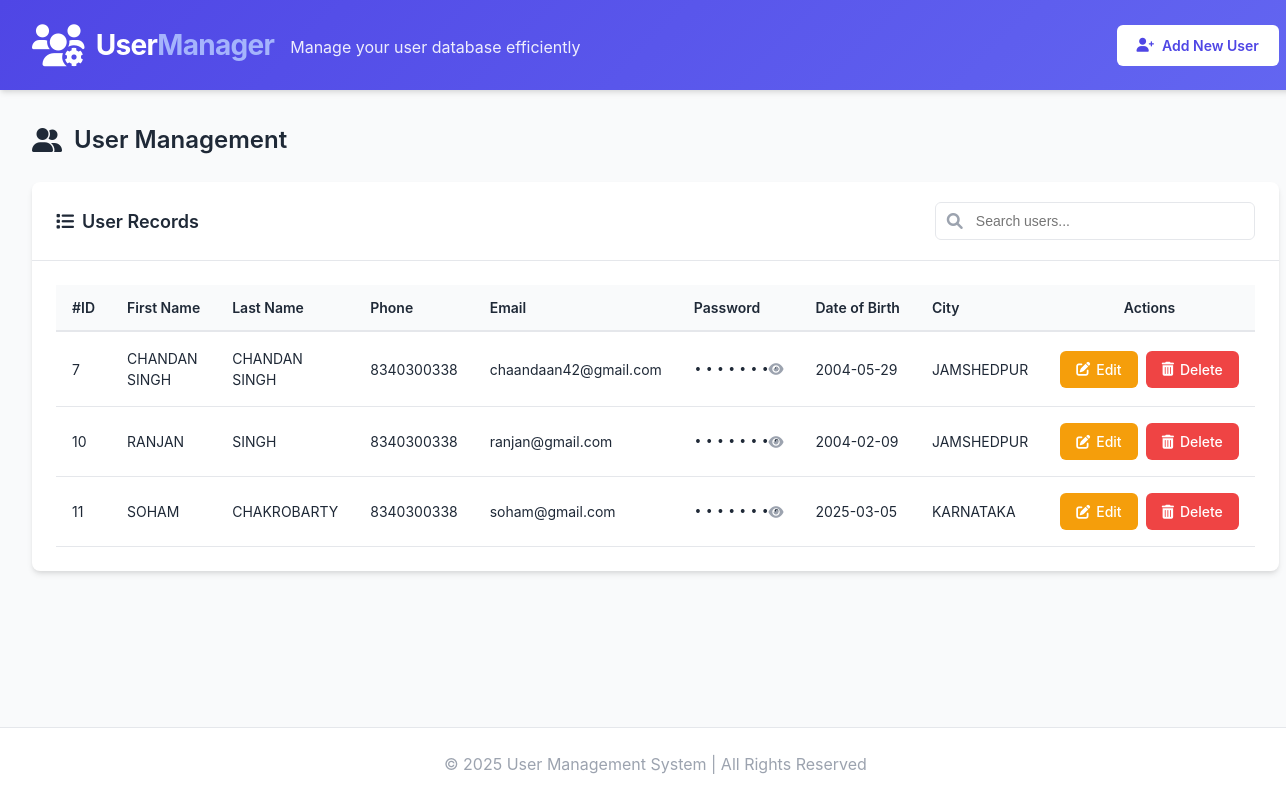
The page /php/users.php on the database as committed earlier.
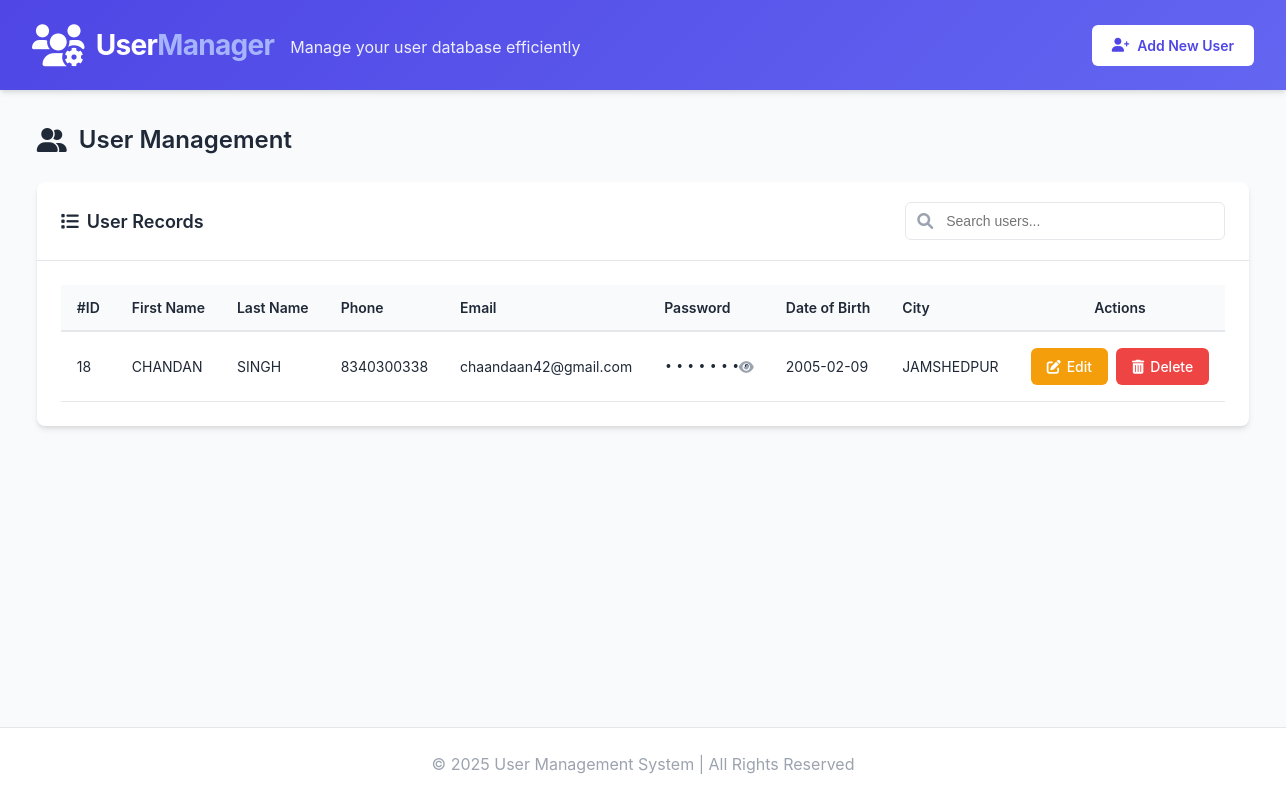
The same page on the database as committed later.
### tables this page shows
CREATE TABLE `user` (
  `ID` int(12) NOT NULL,
  `FirstName` varchar(30) NOT NULL,
  `LastName` varchar(30) NOT NULL,
  `Phone` bigint(10) NOT NULL,
  `Mail` varchar(30) NOT NULL,
  `Password` varchar(16) NOT NULL,
  `DOB` date NOT NULL,
  `City` varchar(20) NOT NULL
);

### php/users.php (the view, shortened to what the changed rows need)
<!DOCTYPE html>
<html lang="en">
<head>
    <link rel="stylesheet" href="https://cdnjs.cloudflare.com/ajax/libs/font-awesome/6.0.0-beta3/css/all.min.css">
</head>
<body>
    <div class="dashboard">
        <main class="main-content">
            <h1 class="page-title">
                <i class="fas fa-user-friends"></i>
                User Management
            </h1>
            <div class="card">
                <div class="card-header">
                    <h2 class="card-title">
                        <i class="fas fa-list"></i>
                        User Records
                    </h2>
                </div>
                <div class="card-body">
                    <div class="table-container">
                        <?php
                        include 'signup.php';
                        $query = "SELECT * FROM user";
                        $run = mysqli_query($con, $query);
                        $count = mysqli_num_rows($run);
                        if ($count > 0) {
                        ?>
                            <table id="usersTable">
                                <thead>
                                    <tr>
                                        <th>#ID</th>
                                        <th>First Name</th>
                                        <th>Last Name</th>
                                        <th>Phone</th>
                                        <th>Email</th>
                                        <th>Password</th>
                                        <th>Date of Birth</th>
                                        <th>City</th>
                                        <th class="text-center">Actions</th>
                                    </tr>
                                </thead>
                                <tbody>
                                    <?php while ($call = mysqli_fetch_assoc($run)) { ?>
                                        <tr>
                                            <td><?= htmlspecialchars($call['ID']); ?></td>
                                            <td><?= htmlspecialchars($call['FirstName']); ?></td>
                                            <td><?= htmlspecialchars($call['LastName']); ?></td>
                                            <td><?= htmlspecialchars($call['Phone']); ?></td>
                                            <td><?= htmlspecialchars($call['Mail']); ?></td>
                                            <td class="password-cell">
                                                <span class="password-hidden" data-password="<?= htmlspecialchars($call['Password']); ?>">
                                                    ••••••••
                                                </span>
                                                <button class="toggle-password">
                                                    <i class="fas fa-eye"></i>
                                                </button>
                                            </td>
                                            <td><?= htmlspecialchars($call['DOB']); ?></td>
                                            <td><?= htmlspecialchars($call['City']); ?></td>
                                            <td class="text-center">
                                                <div class="action-cell">
                                                    <a href="user_update.php?id=<?= $call['ID']; ?>" class="btn btn-edit">
                                                        <i class="fas fa-edit"></i>
                                                        <span class="hide-mobile">Edit</span>
                                                    </a>
                                                    <a href="user_delete.php?id=<?= $call['ID']; ?>"
                                                       onclick="return confirm('Are you sure you want to delete this user? This action cannot be undone.');"
                                                       class="btn btn-delete">
                                                        <i class="fas fa-trash-alt"></i>
                                                        <span class="hide-mobile">Delete</span>
                                                    </a>
                                                </div>
                                            </td>
                                        </tr>
                                    <?php } ?>
                                </tbody>
                            </table>
                        <?php
                        }
                        ?>
                    </div>
                </div>
            </div>
        </main>
    </div>
</body>
</html>

Rows that differ between the two databases and show on the page:
removed user: ID "7", FirstName "CHANDAN SINGH", LastName "CHANDAN SINGH", Phone "8340300338", Mail "chaandaan42@gmail.com", DOB "2004-05-29", City "JAMSHEDPUR"
removed user: ID "10", FirstName "RANJAN", LastName "SINGH", Phone "8340300338", Mail "ranjan@gmail.com", DOB "2004-02-09", City "JAMSHEDPUR"
removed user: ID "11", FirstName "SOHAM", LastName "CHAKROBARTY", Phone "8340300338", Mail "soham@gmail.com", DOB "2025-03-05", City "KARNATAKA"
added user: ID "18", FirstName "CHANDAN", LastName "SINGH", Phone "8340300338", Mail "chaandaan42@gmail.com", DOB "2005-02-09", City "JAMSHEDPUR"
